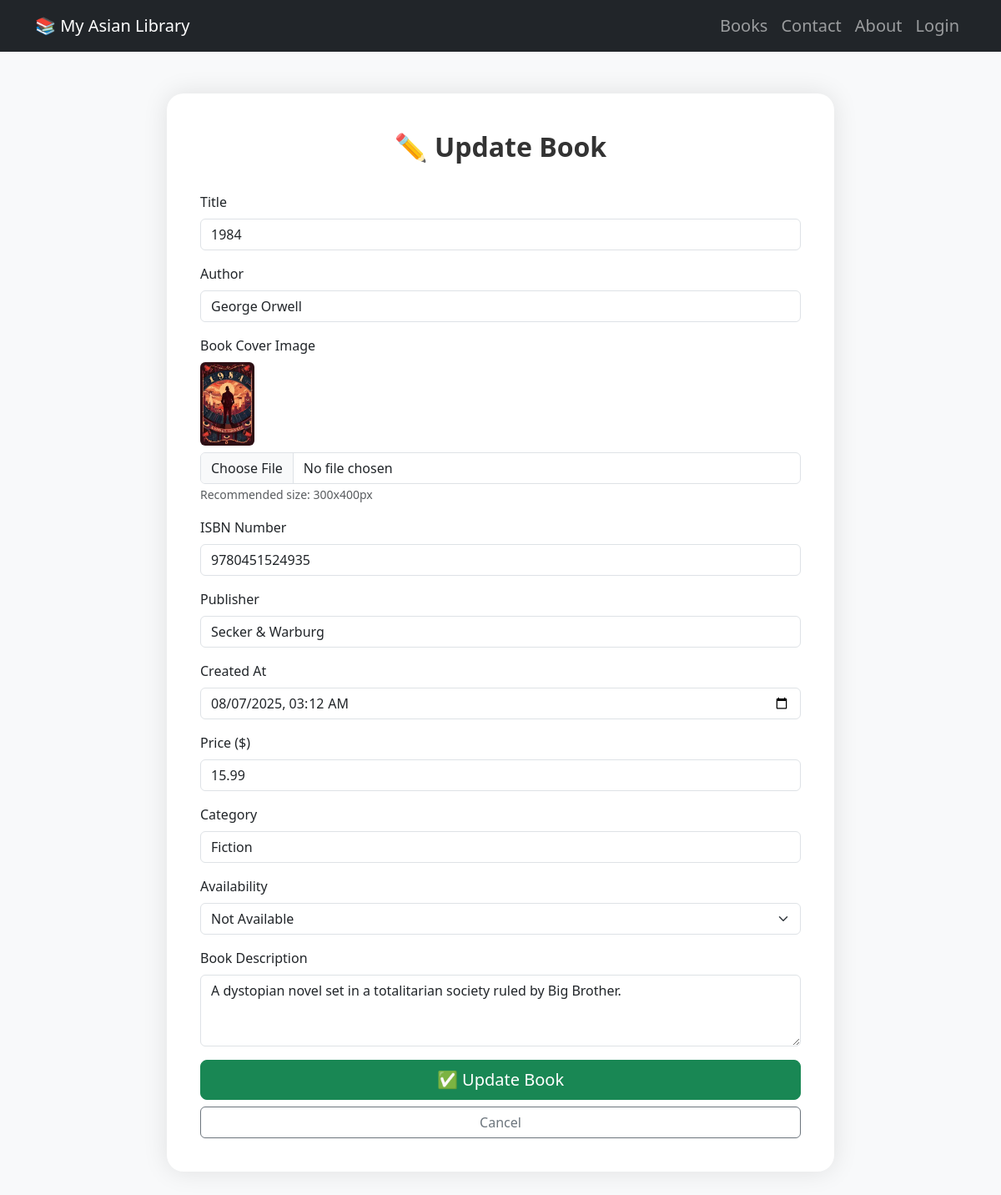
Screenshot of /update_book/72/ with the database file from the repository.
### home/models.py (models this page shows, shortened)
class Book(models.Model):
    title = models.CharField(max_length=200)
    author = models.CharField(max_length=100)
    image = models.ImageField(upload_to='book_images/', blank=True, null=True)
    created_at = models.DateTimeField(auto_now_add=True)
    isbn_no = models.CharField(max_length=13)
    publish = models.CharField(max_length=100)
    is_available = models.BooleanField(default=True)
    description = models.TextField()
    price = models.FloatField(null=True)
    category = models.CharField(max_length=100)

### home/views.py (the view, shortened to what this page needs)
# urls.py: path('update_book/<int:book_id>/', views.update_book, name='update_book'),
def update_book(request, book_id):
    book = get_object_or_404(Book, id=book_id)
    return render(request, 'update_book.html', {'book': book})

### template/update_book.html (shortened to what this page needs)
{% extends 'navbar.html' %}
{% block body %}
  <div class="form-container">
    <div class="form-title">✏️ Update Book</div>
    <form method="POST" enctype="multipart/form-data">
      <div class="mb-3">
        <label for="title" class="form-label">Title</label>
        <input type="text" class="form-control" id="title" name="title" value="{{ book.title }}">
      </div>
      <div class="mb-3">
        <label for="author" class="form-label">Author</label>
        <input type="text" class="form-control" id="author" name="author" value="{{ book.author }}">
      </div>
      <div class="mb-3">
        <label for="image" class="form-label">Book Cover Image</label><br>
        {% if book.image %}
          <img src="{{ book.image.url }}" alt="Current Cover" height="100" class="rounded mb-2 d-block">
        {% endif %}
        <input class="form-control" type="file" id="image" name="image" accept="image/*">
        <small class="form-text text-muted">Recommended size: 300x400px</small>
      </div>
      <div class="mb-3">
        <label for="isbn_no" class="form-label">ISBN Number</label>
        <input type="text" class="form-control" id="isbn_no" name="isbn_no" value="{{ book.isbn_no }}">
      </div>
      <div class="mb-3">
        <label for="publish" class="form-label">Publisher</label>
        <input type="text" class="form-control" id="publish" name="publish" value="{{ book.publish }}">
      </div>
      <div class="mb-3">
        <label for="created_at" class="form-label">Created At</label>
        <input type="datetime-local" class="form-control" id="created_at" name="created_at" value="{{ book.created_at|date:'Y-m-d\\TH:i' }}">
      </div>
      <div class="mb-3">
        <label for="price" class="form-label">Price ($)</label>
        <input type="number" step="0.01" class="form-control" id="price" name="price" value="{{ book.price }}">
      </div>
      <div class="mb-3">
        <label for="category" class="form-label">Category</label>
        <input type="text" class="form-control" id="category" name="category" value="{{ book.category }}">
      </div>
      <div class="mb-3">
        <label for="is_available" class="form-label">Availability</label>
        <select class="form-select" id="is_available" name="is_available">
          <option value="False" {% if not book.is_available %}selected{% endif %}>Not Available</option>
        </select>
      </div>
      <div class="mb-3">
        <label for="description" class="form-label">Book Description</label>
        <textarea class="form-control" id="description" name="description" rows="3">{{ book.description }}</textarea>
      </div>
      <div class="d-grid gap-2">
        <button type="submit" class="btn btn-success btn-lg">✅ Update Book</button>
        <a href="{% url 'book_list' %}" class="btn btn-outline-secondary">Cancel</a>
      </div>
    </form>
  </div>
{% endblock body %}

### template/update_book.html (style rules this page uses)
body { font-family: 'Segoe UI', sans-serif; background-color: #f8f9fa; }
.form-container { max-width: 800px; background: white; margin: 50px auto; padding: 40px; border-radius: 20px; box-shadow: 0 0 30px rgba(0, 0, 0, 0.1); }
.form-title { font-size: 32px; font-weight: bold; color: #333; text-align: center; margin-bottom: 30px; }

### rows the page displays
Book: title "1984", author "George Orwell", image (picture), isbn_no "9780451524935", publish "Secker & Warburg", created_at "08/07/2025 03:12", price "15.99", category "Fiction", is_available "Not Available", description "A dystopian novel set in a totalitarian society ruled by Big Brother."
